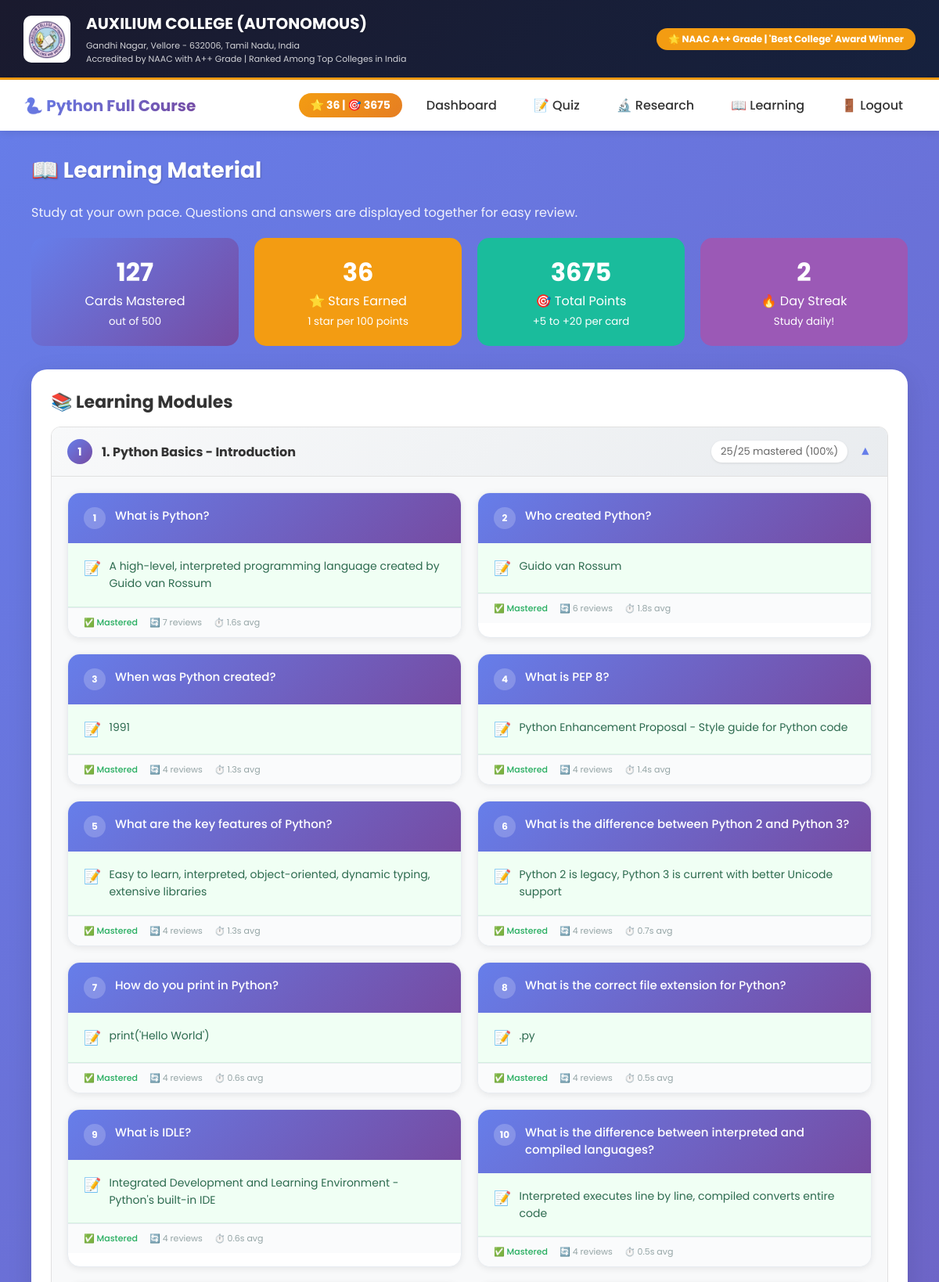
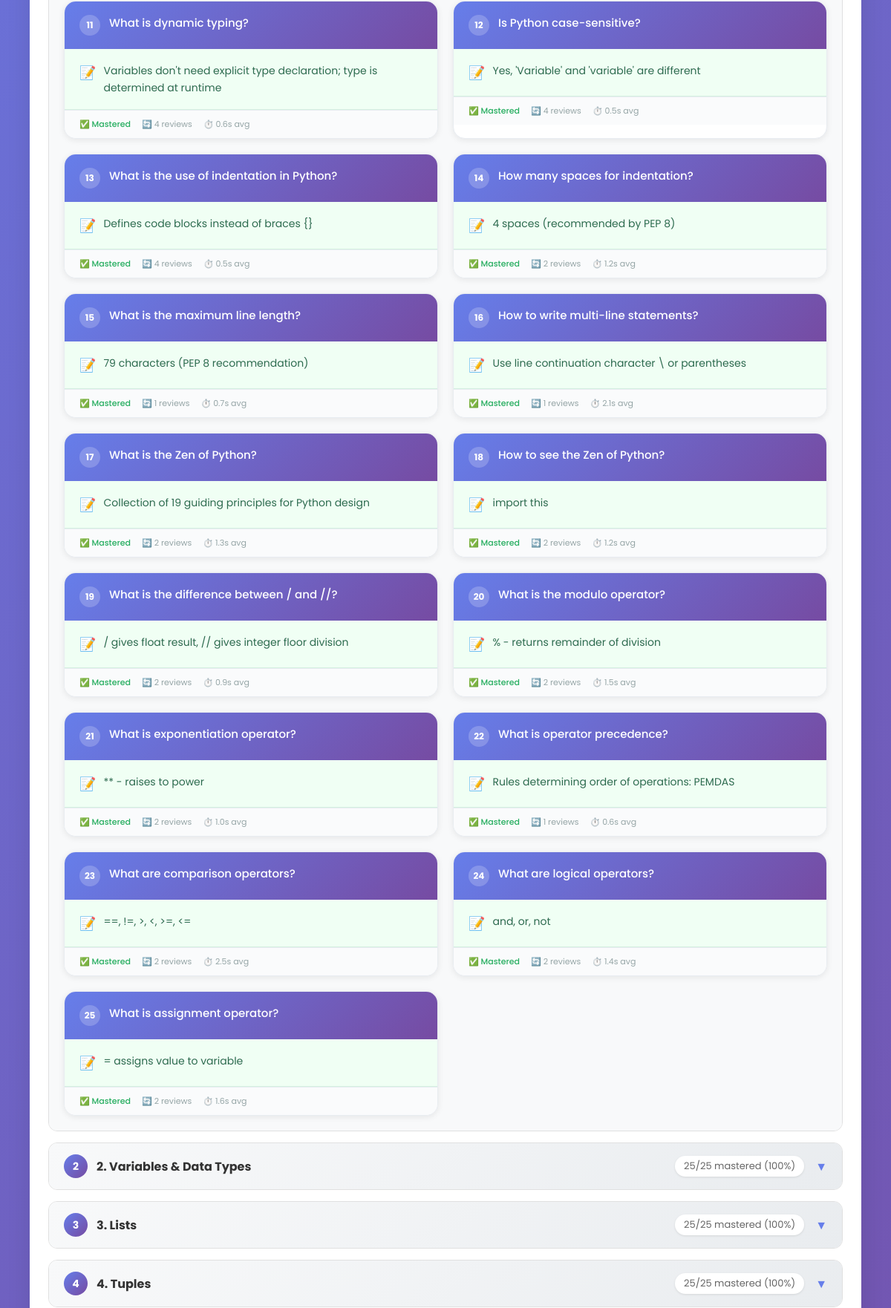
/learning (signed in, upper part), run on the app's committed database (2 pictures, top to bottom).
### backend/models.py (models this page shows, shortened)
class User(db.Model, UserMixin):
    __tablename__ = 'users'
    id = db.Column(db.Integer, primary_key=True)
    username = db.Column(db.String(80), unique=True, nullable=False)
    email = db.Column(db.String(120), unique=True, nullable=False)
    password = db.Column(db.String(200), nullable=False)
    total_points = db.Column(db.Integer, default=0, nullable=False)
    total_studied = db.Column(db.Integer, default=0, nullable=False)
    streak = db.Column(db.Integer, default=0, nullable=False)
    last_study_date = db.Column(db.String(20), default=None)
    unlocked_decks = db.Column(db.Integer, default=999, nullable=False)
    stars = db.Column(db.Integer, default=0, nullable=False)
    created_at = db.Column(db.DateTime, default=datetime.utcnow)

class Deck(db.Model):
    __tablename__ = 'decks'
    id = db.Column(db.Integer, primary_key=True)
    name = db.Column(db.String(200), nullable=False)
    description = db.Column(db.Text, default='')
    user_id = db.Column(db.Integer, db.ForeignKey('users.id'), nullable=False)
    subject = db.Column(db.String(100), default='Python')
    difficulty = db.Column(db.String(20), default='Beginner')
    created_at = db.Column(db.DateTime, default=datetime.utcnow)
    cards = db.relationship('Card', backref='deck', lazy=True, cascade='all, delete-orphan')

class Card(db.Model):
    __tablename__ = 'cards'
    id = db.Column(db.Integer, primary_key=True)
    question = db.Column(db.Text, nullable=False)
    answer = db.Column(db.Text, nullable=False)
    deck_id = db.Column(db.Integer, db.ForeignKey('decks.id'), nullable=False)
    algorithm = db.Column(db.String(10), default='SM2')  # 'SM2' or 'FSRS'
    last_review = db.Column(db.DateTime, default=None)
    next_review = db.Column(db.DateTime, default=None)
    review_count = db.Column(db.Integer, default=0)
    avg_time = db.Column(db.Float, default=0.0)
    is_mastered = db.Column(db.Boolean, default=False)
    e_factor = db.Column(db.Float, default=2.5)
    interval = db.Column(db.Integer, default=1)
    stability = db.Column(db.Float, default=2.0)
    difficulty = db.Column(db.Float, default=5.0)

### backend/learning.py (the view)
    @app.route('/learning')
    @login_required
    def learning_material():
        decks = Deck.query.filter_by(user_id=current_user.id).order_by(Deck.id).all()
        total_cards = sum(len(deck.cards) for deck in decks)
        total_mastered = Card.query.join(Deck).filter(
            Deck.user_id == current_user.id,
            Card.is_mastered == True
        ).count()
        if current_user.total_points:
            new_stars = current_user.total_points // 100
            if new_stars != current_user.stars:
                current_user.stars = new_stars
                db.session.commit()
        return render_template('learning_material.html',
                             decks=decks,
                             total_cards=total_cards,
                             total_mastered=total_mastered,
                             user=current_user)

### backend/app.py (called while the page is built)
@login_manager.user_loader
def load_user(user_id):
    return User.query.get(int(user_id))

### backend/learning.py (called while the page is built)
def register_learning_routes(app):
    @app.route('/learning')
    @login_required
    def learning_material():
        decks = Deck.query.filter_by(user_id=current_user.id).order_by(Deck.id).all()
        total_cards = sum(len(deck.cards) for deck in decks)
        total_mastered = Card.query.join(Deck).filter(
            Deck.user_id == current_user.id,
            Card.is_mastered == True
        ).count()
        if current_user.total_points:
            new_stars = current_user.total_points // 100
            if new_stars != current_user.stars:
                current_user.stars = new_stars
                db.session.commit()
        return render_template('learning_material.html',
                             decks=decks,
                             total_cards=total_cards,
                             total_mastered=total_mastered,
                             user=current_user)

### frontend/templates/learning_material.html (shortened to what this page needs)
{% extends "base.html" %}
{% block content %}
<div class="container mt-4">
    <h1 style="color: white;">📖 Learning Material</h1>
    <p style="color: rgba(255,255,255,0.9); margin-bottom: 20px;">
        Study at your own pace. Questions and answers are displayed together for easy review.
    </p>
    <div class="stats-grid">
        <div class="stat-card">
            <div class="stat-number">{{ total_mastered }}</div>
            <div>Cards Mastered</div>
            <small>out of {{ total_cards }}</small>
        </div>
        <div class="stat-card" style="background: #f39c12;">
            <div class="stat-number">{{ user.stars or 0 }}</div>
            <div>⭐ Stars Earned</div>
            <small>1 star per 100 points</small>
        </div>
        <div class="stat-card" style="background: #1abc9c;">
            <div class="stat-number">{{ user.total_points or 0 }}</div>
            <div>🎯 Total Points</div>
            <small>+5 to +20 per card</small>
        </div>
        <div class="stat-card" style="background: #9b59b6;">
            <div class="stat-number">{{ user.streak or 0 }}</div>
            <div>🔥 Day Streak</div>
            <small>Study daily!</small>
        </div>
    </div>
    <div class="card">
        <h2>📚 Learning Modules</h2>
        {% for deck in decks %}
        <div class="module-section">
            <div class="module-header" onclick="toggleModule({{ loop.index }})">
                <div class="module-title">
                    <span class="module-number">{{ loop.index }}</span>
                    <strong>{{ deck.name }}</strong>
                </div>
                <div class="module-stats">
                    <span class="module-progress">
                        {% set deck_mastered = deck.cards|selectattr('is_mastered', 'equalto', True)|list|length %}
                        {% set deck_percent = (deck_mastered / deck.cards|length * 100) if deck.cards|length > 0 else 0 %}
                        {{ deck_mastered }}/{{ deck.cards|length }} mastered ({{ deck_percent|round|int }}%)
                    </span>
                    <span class="toggle-icon">▼</span>
                </div>
            </div>
            <div class="module-content" id="module-{{ loop.index }}" style="display: none;">
                <div class="questions-grid">
                    {% for card in deck.cards %}
                    <div class="flashcard">
                        <div class="flashcard-question">
                            <div class="q-number">{{ loop.index }}</div>
                            <div class="question-text">{{ card.question }}</div>
                        </div>
                        <div class="flashcard-answer">
                            <div class="answer-icon">📝</div>
                            <div class="answer-text">{{ card.answer }}</div>
                        </div>
                        <div class="flashcard-footer">
                            {% if card.is_mastered %}
                                <span class="mastered-tag">✅ Mastered</span>
                            {% endif %}
                            <span class="review-tag">🔄 {{ card.review_count }} reviews</span>
                            <span class="time-tag">⏱️ {{ "%.1f"|format(card.avg_time) }}s avg</span>
                        </div>
                    </div>
                    {% endfor %}
                </div>
            </div>
        </div>
        {% endfor %}
    </div>
</div>
{% endblock %}

### frontend/templates/base.html (shortened to what this page needs)
<!DOCTYPE html>
<html lang="en">
<head>
</head>
<body>
    <div class="college-header">
        <div class="college-info">
            <div class="college-logo">
                <img src="{{ url_for('static', filename='auxlogo.jpg') }}" alt="Auxilium Logo" onerror="this.innerHTML='📚'">
            </div>
            <div class="college-text">
                <h1>AUXILIUM COLLEGE (AUTONOMOUS)</h1>
                <p>Gandhi Nagar, Vellore - 632006, Tamil Nadu, India</p>
                <p>Accredited by NAAC with A++ Grade | Ranked Among Top Colleges in India</p>
            </div>
        </div>
        <div class="college-badge">🌟 NAAC A++ Grade | 'Best College' Award Winner</div>
    </div>
    <nav class="navbar">
        <div class="navbar-brand">🐍 Python Full Course</div>
        <div class="nav-links">
            {% if current_user.is_authenticated %}
                <span class="points-badge">
                    ⭐ {{ current_user.stars or 0 }} | 🎯 {{ current_user.total_points or 0 }}
                </span>
                <a href="{{ url_for('dashboard') }}">Dashboard</a>
                <a href="{{ url_for('quiz_select') }}">📝 Quiz</a>
                <a href="{{ url_for('research') }}">🔬 Research</a>
                <a href="{{ url_for('learning_material') }}">📖 Learning</a>
                <a href="{{ url_for('logout') }}">🚪 Logout</a>
            {% else %}
                <a href="{{ url_for('login') }}">🔑 Login</a>
                <a href="{{ url_for('register') }}">📝 Register</a>
            {% endif %}
        </div>
    </nav>
    <div class="container">
        {% block content %}{% endblock %}
    </div>
</body>
</html>

### frontend/templates/base.html (style rules this page uses)
* { margin: 0; padding: 0; box-sizing: border-box; }
body { font-family: 'Poppins', 'Segoe UI', Tahoma, Geneva, Verdana, sans-serif; background: linear-gradient(135deg, #667eea 0%, #764ba2 100%); min-height: 100vh; color: #333; }
.college-header { background: linear-gradient(135deg, #1a1a2e, #16213e); color: white; padding: 15px 30px; display: flex; justify-content: space-between; align-items: center; flex-wrap: wrap; gap: 15px; border-bottom: 3px solid #f39c12; }
.college-info { display: flex; align-items: center; gap: 20px; flex-wrap: wrap; }
.college-logo { width: 60px; height: 60px; background: white; border-radius: 10px; display: flex; align-items: center; justify-content: center; font-size: 30px; color: #1a1a2e; font-weight: bold; }
.college-logo img { width: 50px; height: 50px; object-fit: contain; }
.college-text h1 { font-size: 20px; margin-bottom: 5px; }
.college-text p { font-size: 11px; opacity: 0.8; }
.college-badge { background: #f39c12; padding: 5px 15px; border-radius: 25px; font-size: 12px; font-weight: bold; }
.navbar { background: white; padding: 12px 30px; display: flex; justify-content: space-between; align-items: center; flex-wrap: wrap; gap: 15px; box-shadow: 0 2px 10px rgba(0,0,0,0.1); }
.navbar-brand { font-size: 20px; font-weight: 700; background: linear-gradient(135deg, #667eea, #764ba2); -webkit-background-clip: text; -webkit-text-fill-color: transparent; }
.nav-links { display: flex; gap: 15px; align-items: center; flex-wrap: wrap; }
.nav-links a { text-decoration: none; color: #333; font-weight: 500; transition: all 0.3s; padding: 8px 16px; border-radius: 25px; }
.points-badge { background: linear-gradient(135deg, #f39c12, #e67e22); padding: 5px 15px; border-radius: 25px; color: white; font-weight: bold; font-size: 14px; display: inline-flex; align-items: center; gap: 8px; }
.container { max-width: 1200px; margin: 30px auto; padding: 0 20px; }
.card { background: white; border-radius: 20px; padding: 25px; margin-bottom: 25px; box-shadow: 0 8px 32px rgba(0,0,0,0.1); transition: transform 0.3s ease; }
.stat-card { background: linear-gradient(135deg, #667eea, #764ba2); color: white; padding: 20px; border-radius: 15px; text-align: center; transition: all 0.3s; }
.stat-number { font-size: 32px; font-weight: 700; }
.stats-grid { display: grid; grid-template-columns: repeat(auto-fit, minmax(200px, 1fr)); gap: 20px; margin-bottom: 30px; }
h1 { font-size: 28px; margin-bottom: 20px; color: white; text-shadow: 1px 1px 2px rgba(0,0,0,0.2); }
h2 { font-size: 22px; margin-bottom: 15px; color: #333; }

### data on the page
User: stars "36", total_points "3675", streak "2"
Deck: name "1. Python Basics - Introduction", deck_mastered "25", cards|length "25", deck_percent "100"
Card: question "What is Python?", answer "A high-level, interpreted programming language created by Guido van Rossum", is_mastered "✅ Mastered", review_count "7", avg_time "1.6"
Card: question "Who created Python?", answer "Guido van Rossum", is_mastered "✅ Mastered", review_count "6", avg_time "1.8"
Card: question "When was Python created?", answer "1991", is_mastered "✅ Mastered", review_count "4", avg_time "1.3"
Card: question "What is PEP 8?", answer "Python Enhancement Proposal - Style guide for Python code", is_mastered "✅ Mastered", review_count "4", avg_time "1.4"
Card: question "What are the key features of Python?", answer "Easy to learn, interpreted, object-oriented, dynamic typing, extensive libraries", is_mastered "✅ Mastered", review_count "4", avg_time "1.3"
Card: question "What is the difference between Python 2 and Python 3?", answer "Python 2 is legacy, Python 3 is current with better Unicode support", is_mastered "✅ Mastered", review_count "4", avg_time "0.7"
Card: question "How do you print in Python?", answer "print('Hello World')", is_mastered "✅ Mastered", review_count "4", avg_time "0.6"
Card: question "What is the correct file extension for Python?", answer ".py", is_mastered "✅ Mastered", review_count "4", avg_time "0.5"
Card: question "What is IDLE?", answer "Integrated Development and Learning Environment - Python's built-in IDE", is_mastered "✅ Mastered", review_count "4", avg_time "0.6"
Card: question "What is the difference between interpreted and compiled languages?", answer "Interpreted executes line by line, compiled converts entire code", is_mastered "✅ Mastered", review_count "4", avg_time "0.5"
Card: question "What is dynamic typing?", answer "Variables don't need explicit type declaration; type is determined at runtime", is_mastered "✅ Mastered", review_count "4", avg_time "0.6"
Card: question "Is Python case-sensitive?", answer "Yes, 'Variable' and 'variable' are different", is_mastered "✅ Mastered", review_count "4", avg_time "0.5"
Card: question "What is the use of indentation in Python?", answer "Defines code blocks instead of braces {}", is_mastered "✅ Mastered", review_count "4", avg_time "0.5"
Card: question "How many spaces for indentation?", answer "4 spaces (recommended by PEP 8)", is_mastered "✅ Mastered", review_count "2", avg_time "1.2"
Card: question "What is the maximum line length?", answer "79 characters (PEP 8 recommendation)", is_mastered "✅ Mastered", review_count "1", avg_time "0.7"
Card: question "How to write multi-line statements?", answer "Use line continuation character \\ or parentheses", is_mastered "✅ Mastered", review_count "1", avg_time "2.1"
Card: question "What is the Zen of Python?", answer "Collection of 19 guiding principles for Python design", is_mastered "✅ Mastered", review_count "2", avg_time "1.3"
Card: question "How to see the Zen of Python?", answer "import this", is_mastered "✅ Mastered", review_count "2", avg_time "1.2"
Card: question "What is the difference between / and //?", answer "/ gives float result, // gives integer floor division", is_mastered "✅ Mastered", review_count "2", avg_time "0.9"
Card: question "What is the modulo operator?", answer "% - returns remainder of division", is_mastered "✅ Mastered", review_count "2", avg_time "1.5"
Card: question "What is exponentiation operator?", answer "** - raises to power", is_mastered "✅ Mastered", review_count "2", avg_time "1.0"
Card: question "What is operator precedence?", answer "Rules determining order of operations: PEMDAS", is_mastered "✅ Mastered", review_count "1", avg_time "0.6"
Card: question "What are comparison operators?", answer "==, !=, >, <, >=, <=", is_mastered "✅ Mastered", review_count "2", avg_time "2.5"
Card: question "What are logical operators?", answer "and, or, not", is_mastered "✅ Mastered", review_count "2", avg_time "1.4"
Card: question "What is assignment operator?", answer "= assigns value to variable", is_mastered "✅ Mastered", review_count "2", avg_time "1.6"
Deck: name "2. Variables & Data Types", deck_mastered "25", cards|length "25", deck_percent "100"
Deck: name "3. Lists", deck_mastered "25", cards|length "25", deck_percent "100"
Deck: name "4. Tuples", deck_mastered "25", cards|length "25", deck_percent "100"

### other printed values
{{ total_mastered }} "127"
{{ total_cards }} "500"
